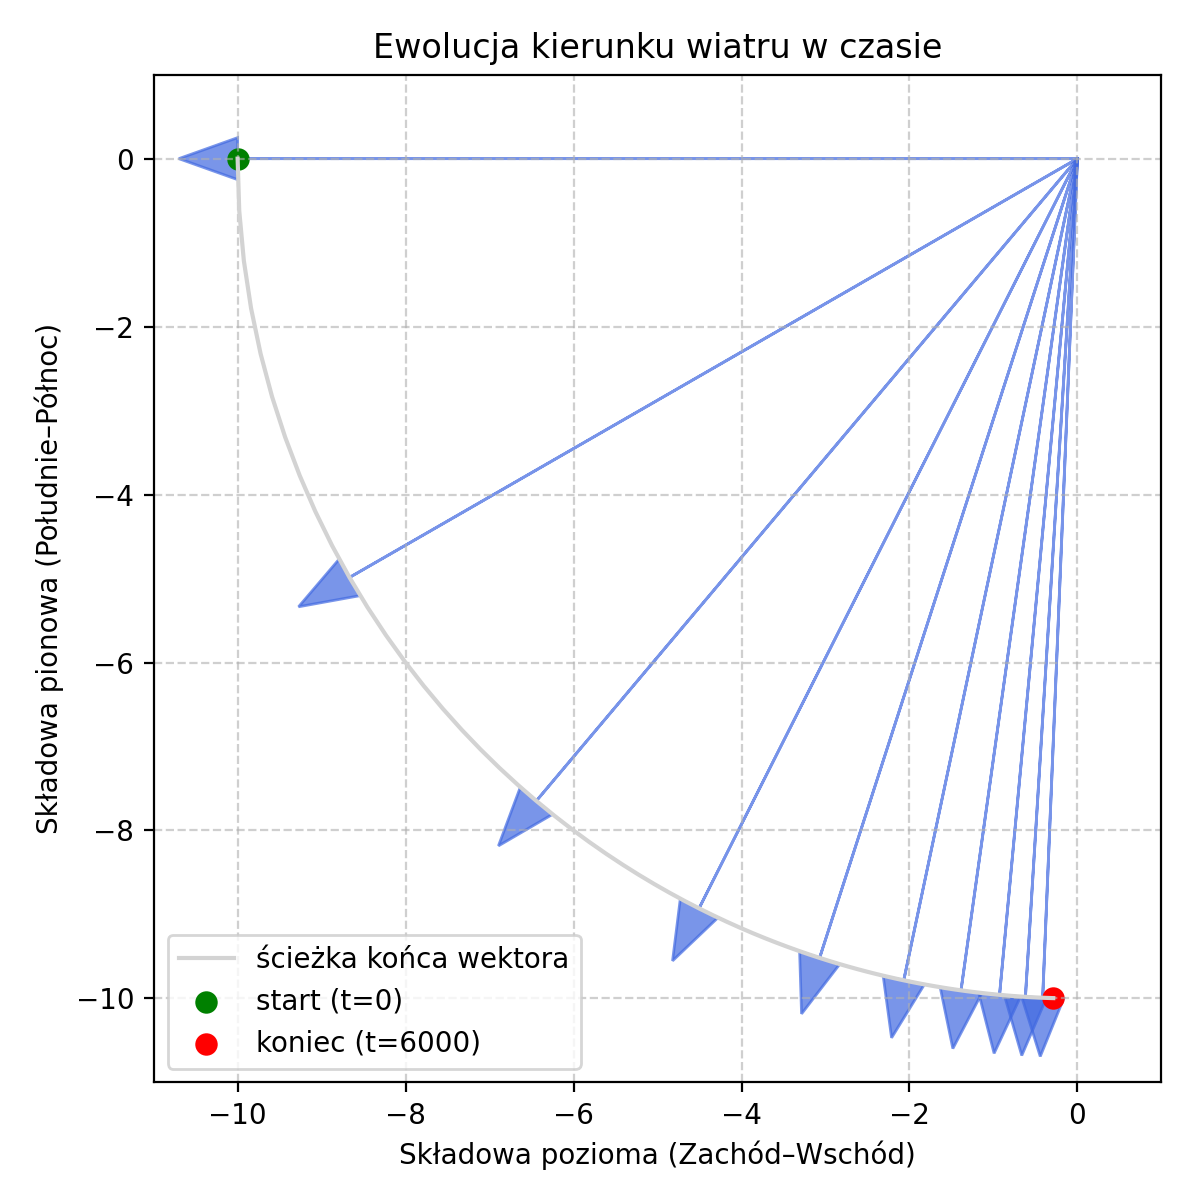

The script that saved this image:
import numpy as np
import matplotlib.pyplot as plt

def compute_wind(y, t):
    speed = 10.0
    angle = (np.pi / 2.0) * (1.0 - np.exp(-t / 1500.0))
    bx = -speed * np.cos(angle)
    by = -speed * np.sin(angle)
    return bx, by

# --- dane ---
times = np.linspace(0, 6000, 100)
y = 50.0
U, V = [], []
for t in times:
    bx, by = compute_wind(y, t)
    U.append(bx)
    V.append(by)
U, V = np.array(U), np.array(V)

# --- przygotowanie wykresu ---
fig, ax = plt.subplots(figsize=(6, 6))
ax.set_xlim(-11, 1)
ax.set_ylim(-11, 1)
ax.set_xlabel("Składowa pozioma (Zachód–Wschód)")
ax.set_ylabel("Składowa pionowa (Południe–Północ)")
ax.set_title("Ewolucja kierunku wiatru w czasie")

# trajektoria końcówki wektora
ax.plot(U, V, color="lightgray", linewidth=1.5, label="ścieżka końca wektora")

# strzałki co pewien krok czasu
step = 10
for i in range(0, len(times), step):
    ax.arrow(0, 0, U[i], V[i],
             head_width=0.5, head_length=0.7,
             fc="royalblue", ec="royalblue", alpha=0.7)

# punkt początkowy i końcowy
ax.scatter(U[0], V[0], color="green", s=50, label="start (t=0)")
ax.scatter(U[-1], V[-1], color="red", s=50, label="koniec (t=6000)")
ax.legend()

# siatka i proporcje
ax.grid(True, linestyle="--", alpha=0.6)
ax.set_aspect("equal", adjustable="box")

plt.tight_layout()
plt.savefig("wind_chart.png", dpi=200)
print("✅ Zapisano: wind_chart.png")
